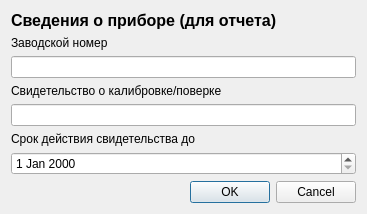
<?xml version="1.0" encoding="UTF-8"?>
<ui version="4.0">
 <class>setupDialog</class>
 <widget class="QDialog" name="setupDialog">
  <property name="geometry">
   <rect>
    <x>0</x>
    <y>0</y>
    <width>367</width>
    <height>207</height>
   </rect>
  </property>
  <property name="windowTitle">
   <string>Магазин сопротивлений МСР-63</string>
  </property>
  <layout class="QVBoxLayout" name="verticalLayout">
   <item>
    <widget class="QLabel" name="label">
     <property name="font">
      <font>
       <pointsize>12</pointsize>
       <weight>75</weight>
       <bold>true</bold>
      </font>
     </property>
     <property name="text">
      <string>Сведения о приборе (для отчета)</string>
     </property>
    </widget>
   </item>
   <item>
    <layout class="QVBoxLayout" name="verticalLayout_3">
     <item>
      <widget class="QLabel" name="label_3">
       <property name="text">
        <string>Заводской номер</string>
       </property>
      </widget>
     </item>
     <item>
      <widget class="QLineEdit" name="ZN"/>
     </item>
    </layout>
   </item>
   <item>
    <layout class="QVBoxLayout" name="verticalLayout_4">
     <item>
      <widget class="QLabel" name="label_4">
       <property name="text">
        <string>Свидетельство о калибровке/поверке</string>
       </property>
      </widget>
     </item>
     <item>
      <widget class="QLineEdit" name="SKN">
       <property name="text">
        <string/>
       </property>
      </widget>
     </item>
    </layout>
   </item>
   <item>
    <layout class="QVBoxLayout" name="verticalLayout_5">
     <item>
      <widget class="QLabel" name="label_5">
       <property name="text">
        <string>Срок действия свидетельства до</string>
       </property>
      </widget>
     </item>
     <item>
      <widget class="QDateEdit" name="SROK"/>
     </item>
    </layout>
   </item>
   <item>
    <widget class="QDialogButtonBox" name="buttonBox">
     <property name="orientation">
      <enum>Qt::Horizontal</enum>
     </property>
     <property name="standardButtons">
      <set>QDialogButtonBox::Cancel|QDialogButtonBox::Ok</set>
     </property>
    </widget>
   </item>
  </layout>
 </widget>
 <resources/>
 <connections>
  <connection>
   <sender>buttonBox</sender>
   <signal>accepted()</signal>
   <receiver>setupDialog</receiver>
   <slot>accept()</slot>
   <hints>
    <hint type="sourcelabel">
     <x>248</x>
     <y>254</y>
    </hint>
    <hint type="destinationlabel">
     <x>157</x>
     <y>274</y>
    </hint>
   </hints>
  </connection>
  <connection>
   <sender>buttonBox</sender>
   <signal>rejected()</signal>
   <receiver>setupDialog</receiver>
   <slot>reject()</slot>
   <hints>
    <hint type="sourcelabel">
     <x>316</x>
     <y>260</y>
    </hint>
    <hint type="destinationlabel">
     <x>286</x>
     <y>274</y>
    </hint>
   </hints>
  </connection>
 </connections>
</ui>
